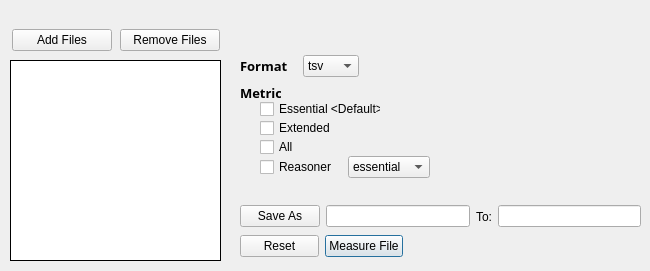
      <widget class="QWidget" name="measure">
       <attribute name="title">
        <string>Measure</string>
       </attribute>
       <widget class="QWidget" name="layoutWidget_59">
        <property name="geometry">
         <rect>
          <x>10</x>
          <y>20</y>
          <width>212</width>
          <height>41</height>
         </rect>
        </property>
        <layout class="QHBoxLayout" name="horizontalLayout_75">
         <item>
          <widget class="QPushButton" name="measureAddFile">
           <property name="sizePolicy">
            <sizepolicy hsizetype="Ignored" vsizetype="Fixed">
             <horstretch>0</horstretch>
             <verstretch>0</verstretch>
            </sizepolicy>
           </property>
           <property name="minimumSize">
            <size>
             <width>100</width>
             <height>0</height>
            </size>
           </property>
           <property name="maximumSize">
            <size>
             <width>100</width>
             <height>16777215</height>
            </size>
           </property>
           <property name="focusPolicy">
            <enum>Qt::NoFocus</enum>
           </property>
           <property name="contextMenuPolicy">
            <enum>Qt::DefaultContextMenu</enum>
           </property>
           <property name="text">
            <string>Add Files</string>
           </property>
           <property name="default">
            <bool>false</bool>
           </property>
           <property name="flat">
            <bool>false</bool>
           </property>
          </widget>
         </item>
         <item>
          <widget class="QPushButton" name="measureRemoveFile">
           <property name="sizePolicy">
            <sizepolicy hsizetype="Ignored" vsizetype="Fixed">
             <horstretch>0</horstretch>
             <verstretch>0</verstretch>
            </sizepolicy>
           </property>
           <property name="minimumSize">
            <size>
             <width>100</width>
             <height>0</height>
            </size>
           </property>
           <property name="maximumSize">
            <size>
             <width>100</width>
             <height>16777215</height>
            </size>
           </property>
           <property name="focusPolicy">
            <enum>Qt::NoFocus</enum>
           </property>
           <property name="text">
            <string>Remove Files</string>
           </property>
          </widget>
         </item>
        </layout>
       </widget>
       <widget class="QWidget" name="layoutWidget_60">
        <property name="geometry">
         <rect>
          <x>240</x>
          <y>200</y>
          <width>401</width>
          <height>33</height>
         </rect>
        </property>
        <layout class="QHBoxLayout" name="horizontalLayout_76">
         <item>
          <widget class="QPushButton" name="measureSaveAs">
           <property name="focusPolicy">
            <enum>Qt::NoFocus</enum>
           </property>
           <property name="text">
            <string>Save As</string>
           </property>
          </widget>
         </item>
         <item>
          <widget class="QLineEdit" name="measureNameSave">
           <property name="focusPolicy">
            <enum>Qt::NoFocus</enum>
           </property>
           <property name="text">
            <string/>
           </property>
           <property name="alignment">
            <set>Qt::AlignLeading|Qt::AlignLeft|Qt::AlignVCenter</set>
           </property>
           <property name="dragEnabled">
            <bool>false</bool>
           </property>
           <property name="placeholderText">
            <string/>
           </property>
           <property name="clearButtonEnabled">
            <bool>false</bool>
           </property>
          </widget>
         </item>
         <item>
          <widget class="QLabel" name="label_39">
           <property name="text">
            <string>To:</string>
           </property>
           <property name="alignment">
            <set>Qt::AlignCenter</set>
           </property>
          </widget>
         </item>
         <item>
          <widget class="QLineEdit" name="measureSavePath">
           <property name="focusPolicy">
            <enum>Qt::NoFocus</enum>
           </property>
          </widget>
         </item>
        </layout>
       </widget>
       <widget class="QWidget" name="layoutWidget_61">
        <property name="geometry">
         <rect>
          <x>240</x>
          <y>230</y>
          <width>163</width>
          <height>32</height>
         </rect>
        </property>
        <layout class="QHBoxLayout" name="horizontalLayout_77">
         <item>
          <widget class="QPushButton" name="measureReset">
           <property name="sizePolicy">
            <sizepolicy hsizetype="Expanding" vsizetype="Fixed">
             <horstretch>0</horstretch>
             <verstretch>0</verstretch>
            </sizepolicy>
           </property>
           <property name="maximumSize">
            <size>
             <width>150</width>
             <height>16777215</height>
            </size>
           </property>
           <property name="focusPolicy">
            <enum>Qt::NoFocus</enum>
           </property>
           <property name="text">
            <string>Reset</string>
           </property>
          </widget>
         </item>
         <item>
          <widget class="QPushButton" name="measureButton">
           <property name="sizePolicy">
            <sizepolicy hsizetype="Expanding" vsizetype="Fixed">
             <horstretch>0</horstretch>
             <verstretch>0</verstretch>
            </sizepolicy>
           </property>
           <property name="minimumSize">
            <size>
             <width>0</width>
             <height>0</height>
            </size>
           </property>
           <property name="maximumSize">
            <size>
             <width>150</width>
             <height>16777215</height>
            </size>
           </property>
           <property name="focusPolicy">
            <enum>Qt::NoFocus</enum>
           </property>
           <property name="autoFillBackground">
            <bool>false</bool>
           </property>
           <property name="text">
            <string>Measure File</string>
           </property>
           <property name="autoDefault">
            <bool>false</bool>
           </property>
           <property name="default">
            <bool>true</bool>
           </property>
           <property name="flat">
            <bool>false</bool>
           </property>
          </widget>
         </item>
        </layout>
       </widget>
       <widget class="QListWidget" name="measureFileNames">
        <property name="geometry">
         <rect>
          <x>10</x>
          <y>60</y>
          <width>211</width>
          <height>201</height>
         </rect>
        </property>
        <property name="focusPolicy">
         <enum>Qt::ClickFocus</enum>
        </property>
        <property name="frameShape">
         <enum>QFrame::Box</enum>
        </property>
        <property name="frameShadow">
         <enum>QFrame::Plain</enum>
        </property>
       </widget>
       <widget class="QWidget" name="layoutWidget_62">
        <property name="geometry">
         <rect>
          <x>240</x>
          <y>50</y>
          <width>119</width>
          <height>32</height>
         </rect>
        </property>
        <layout class="QHBoxLayout" name="horizontalLayout_78">
         <item>
          <widget class="QLabel" name="label_40">
           <property name="font">
            <font>
             <family>Galvji</family>
             <pointsize>10</pointsize>
             <bold>true</bold>
            </font>
           </property>
           <property name="text">
            <string>Format</string>
           </property>
          </widget>
         </item>
         <item>
          <widget class="QComboBox" name="measureFormat">
           <item>
            <property name="text">
             <string>tsv</string>
            </property>
           </item>
           <item>
            <property name="text">
             <string>csv</string>
            </property>
           </item>
           <item>
            <property name="text">
             <string>html</string>
            </property>
           </item>
           <item>
            <property name="text">
             <string>json</string>
            </property>
           </item>
           <item>
            <property name="text">
             <string>yaml</string>
            </property>
           </item>
          </widget>
         </item>
        </layout>
       </widget>
       <widget class="QLabel" name="label_41">
        <property name="geometry">
         <rect>
          <x>240</x>
          <y>80</y>
          <width>41</width>
          <height>26</height>
         </rect>
        </property>
        <property name="font">
         <font>
          <family>Galvji</family>
          <pointsize>10</pointsize>
          <bold>true</bold>
         </font>
        </property>
        <property name="text">
         <string>Metrics</string>
        </property>
       </widget>
       <widget class="QCheckBox" name="all">
        <property name="geometry">
         <rect>
          <x>260</x>
          <y>138</y>
          <width>38</width>
          <height>18</height>
         </rect>
        </property>
        <property name="text">
         <string>All</string>
        </property>
       </widget>
       <widget class="QCheckBox" name="extended">
        <property name="geometry">
         <rect>
          <x>260</x>
          <y>119</y>
          <width>72</width>
          <height>18</height>
         </rect>
        </property>
        <property name="text">
         <string>Extended</string>
        </property>
       </widget>
       <widget class="QCheckBox" name="essential">
        <property name="geometry">
         <rect>
          <x>260</x>
          <y>100</y>
          <width>121</width>
          <height>18</height>
         </rect>
        </property>
        <property name="text">
         <string>Essential &lt;Default&gt;</string>
        </property>
        <property name="checked">
         <bool>false</bool>
        </property>
       </widget>
       <widget class="QWidget" name="layoutWidget">
        <property name="geometry">
         <rect>
          <x>260</x>
          <y>151</y>
          <width>170</width>
          <height>33</height>
         </rect>
        </property>
        <layout class="QHBoxLayout" name="horizontalLayout_79">
         <item>
          <widget class="QCheckBox" name="reasoner">
           <property name="text">
            <string>Reasoner</string>
           </property>
          </widget>
         </item>
         <item>
          <widget class="QComboBox" name="reasonerMetrics">
           <item>
            <property name="text">
             <string>essential</string>
            </property>
           </item>
           <item>
            <property name="text">
             <string>extended</string>
            </property>
           </item>
           <item>
            <property name="text">
             <string>all</string>
            </property>
           </item>
          </widget>
         </item>
        </layout>
       </widget>
      </widget>
